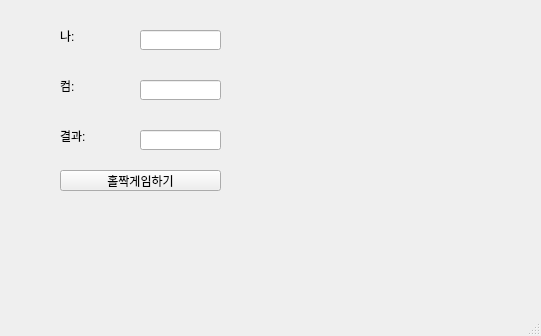
<?xml version="1.0" encoding="UTF-8"?>
<ui version="4.0">
 <class>MainWindow</class>
 <widget class="QMainWindow" name="MainWindow">
  <property name="geometry">
   <rect>
    <x>0</x>
    <y>0</y>
    <width>541</width>
    <height>336</height>
   </rect>
  </property>
  <property name="windowTitle">
   <string>MainWindow</string>
  </property>
  <widget class="QWidget" name="centralwidget">
   <widget class="QLabel" name="lblMine">
    <property name="geometry">
     <rect>
      <x>60</x>
      <y>30</y>
      <width>56</width>
      <height>12</height>
     </rect>
    </property>
    <property name="text">
     <string>나:</string>
    </property>
   </widget>
   <widget class="QLabel" name="lblCom">
    <property name="geometry">
     <rect>
      <x>60</x>
      <y>80</y>
      <width>56</width>
      <height>12</height>
     </rect>
    </property>
    <property name="text">
     <string>컴:</string>
    </property>
   </widget>
   <widget class="QLabel" name="lblResult">
    <property name="geometry">
     <rect>
      <x>60</x>
      <y>130</y>
      <width>56</width>
      <height>12</height>
     </rect>
    </property>
    <property name="text">
     <string>결과:</string>
    </property>
   </widget>
   <widget class="QLineEdit" name="leMine">
    <property name="geometry">
     <rect>
      <x>140</x>
      <y>30</y>
      <width>81</width>
      <height>20</height>
     </rect>
    </property>
   </widget>
   <widget class="QLineEdit" name="leCom">
    <property name="geometry">
     <rect>
      <x>140</x>
      <y>80</y>
      <width>81</width>
      <height>20</height>
     </rect>
    </property>
   </widget>
   <widget class="QLineEdit" name="leResult">
    <property name="geometry">
     <rect>
      <x>140</x>
      <y>130</y>
      <width>81</width>
      <height>20</height>
     </rect>
    </property>
   </widget>
   <widget class="QPushButton" name="pb">
    <property name="geometry">
     <rect>
      <x>60</x>
      <y>170</y>
      <width>161</width>
      <height>21</height>
     </rect>
    </property>
    <property name="text">
     <string>홀짝게임하기</string>
    </property>
   </widget>
  </widget>
  <widget class="QMenuBar" name="menubar">
   <property name="geometry">
    <rect>
     <x>0</x>
     <y>0</y>
     <width>541</width>
     <height>21</height>
    </rect>
   </property>
  </widget>
  <widget class="QStatusBar" name="statusbar"/>
 </widget>
 <resources/>
 <connections/>
</ui>
